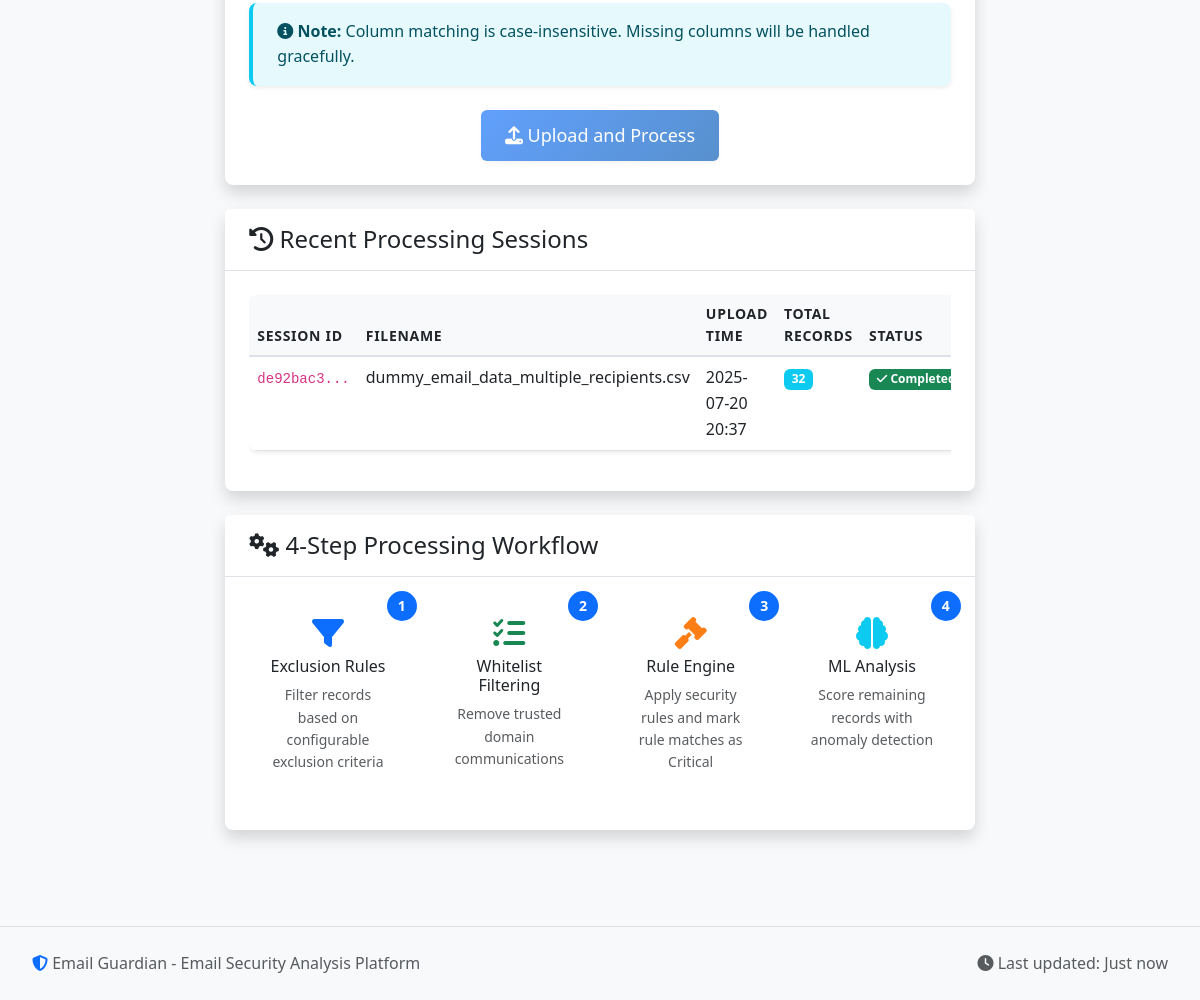
Before: / (lower part) with the older database file.
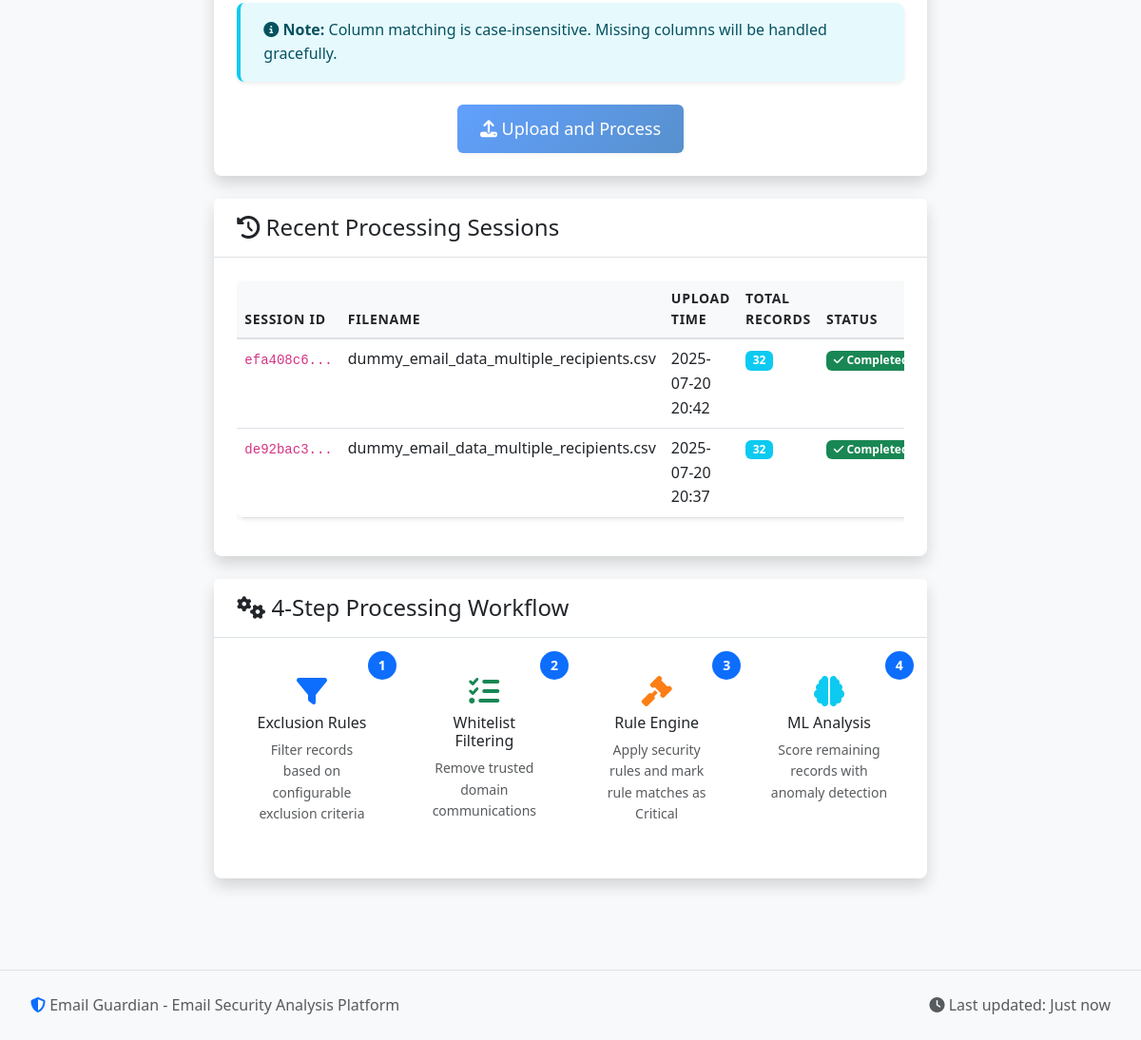
After: the same page with the newer database file.
### models.py (models this page shows, shortened)
class ProcessingSession(db.Model):
    __tablename__ = 'processing_sessions'
    id = db.Column(db.String(36), primary_key=True)
    filename = db.Column(db.String(255), nullable=False)
    upload_time = db.Column(db.DateTime, default=datetime.utcnow)
    total_records = db.Column(db.Integer, default=0)
    processed_records = db.Column(db.Integer, default=0)
    status = db.Column(db.String(50), default='uploaded')  # uploaded, processing, completed, error
    error_message = db.Column(Text)
    processing_stats = db.Column(JSON)
    data_path = db.Column(db.String(500))
    is_compressed = db.Column(db.Boolean, default=False)
    exclusion_applied = db.Column(db.Boolean, default=False)
    whitelist_applied = db.Column(db.Boolean, default=False)
    rules_applied = db.Column(db.Boolean, default=False)
    ml_applied = db.Column(db.Boolean, default=False)

### routes.py (the view)
@app.route('/')
def index():
    recent_sessions = ProcessingSession.query.order_by(ProcessingSession.upload_time.desc()).limit(10).all()
    return render_template('index.html', recent_sessions=recent_sessions)

### templates/index.html (shortened to what the changed rows need)
{% extends "base.html" %}
{% block content %}
<div class="row justify-content-center">
    <div class="col-lg-8">
        {% if recent_sessions %}
        <div class="card shadow-custom">
            <div class="card-body">
                <div class="table-responsive">
                    <table class="table table-hover">
                        <thead>
                            <tr>
                                <th>Session ID</th>
                                <th>Filename</th>
                                <th>Upload Time</th>
                                <th>Total Records</th>
                                <th>Status</th>
                            </tr>
                        </thead>
                        <tbody>
                            {% for session in recent_sessions %}
                            <tr>
                                <td>
                                    <code>{{ session.id[:8] }}...</code>
                                </td>
                                <td>{{ session.filename }}</td>
                                <td>{{ session.upload_time.strftime('%Y-%m-%d %H:%M') if session.upload_time }}</td>
                                <td>
                                    {% if session.total_records %}
                                        <span class="badge bg-info">{{ session.total_records }}</span>
                                    {% else %}
                                        <span class="text-muted">-</span>
                                    {% endif %}
                                </td>
                                <td>
                                    {% if session.status == 'completed' %}
                                        <span class="badge bg-success">
                                            <i class="fas fa-check"></i> Completed
                                        </span>
                                    {% elif session.status == 'processing' %}
                                        <span class="badge bg-primary">
                                            <i class="fas fa-spinner fa-spin"></i> Processing
                                        </span>
                                    {% elif session.status == 'error' %}
                                        <span class="badge bg-danger">
                                            <i class="fas fa-exclamation-triangle"></i> Error
                                        </span>
                                    {% else %}
                                        <span class="badge bg-secondary">{{ session.status.title() }}</span>
                                    {% endif %}
                                </td>
                            </tr>
                            {% endfor %}
                        </tbody>
                    </table>
                </div>
            </div>
        </div>
        {% endif %}
    </div>
</div>
{% endblock %}

Changed rows visible on the page:
added ProcessingSession: id "efa408c6", filename "dummy_email_data_multiple_recipients.csv", upload_time "2025-07-20 20:42", total_records "32", status "completed" (drawn)
